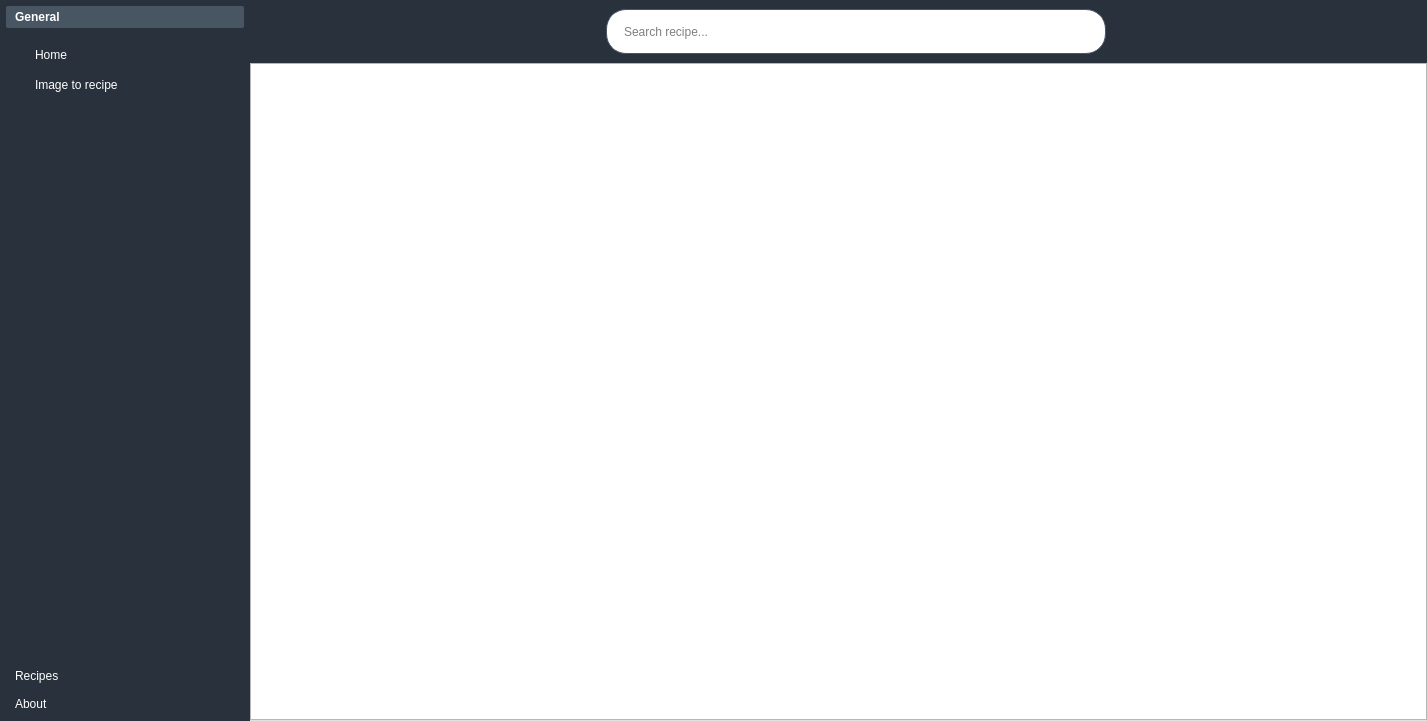
<?xml version="1.0" encoding="UTF-8"?>
<ui version="4.0">
 <class>MainWindow</class>
 <widget class="QMainWindow" name="MainWindow">
  <property name="geometry">
   <rect>
    <x>0</x>
    <y>0</y>
    <width>1427</width>
    <height>721</height>
   </rect>
  </property>
  <property name="maximumSize">
   <size>
    <width>1427</width>
    <height>721</height>
   </size>
  </property>
  <property name="windowTitle">
   <string>MainWindow</string>
  </property>
  <property name="styleSheet">
   <string notr="true">QMainWindow::title {
    background-color: #29323c;
}</string>
  </property>
  <widget class="QWidget" name="centralwidget">
   <property name="styleSheet">
    <string notr="true">QMainWindow::title {
    background-color: #29323c;
}</string>
   </property>
   <layout class="QGridLayout" name="gridLayout_3">
    <property name="leftMargin">
     <number>0</number>
    </property>
    <property name="topMargin">
     <number>0</number>
    </property>
    <property name="rightMargin">
     <number>0</number>
    </property>
    <property name="bottomMargin">
     <number>0</number>
    </property>
    <property name="spacing">
     <number>0</number>
    </property>
    <item row="0" column="0">
     <widget class="QSplitter" name="splitter">
      <property name="orientation">
       <enum>Qt::Horizontal</enum>
      </property>
      <property name="handleWidth">
       <number>0</number>
      </property>
      <widget class="QWidget" name="menue_widget" native="true">
       <property name="minimumSize">
        <size>
         <width>250</width>
         <height>0</height>
        </size>
       </property>
       <property name="styleSheet">
        <string notr="true">background: #29323c;
color: #fff;
border: none</string>
       </property>
       <layout class="QGridLayout" name="gridLayout">
        <property name="leftMargin">
         <number>6</number>
        </property>
        <property name="topMargin">
         <number>6</number>
        </property>
        <property name="rightMargin">
         <number>6</number>
        </property>
        <property name="bottomMargin">
         <number>6</number>
        </property>
        <property name="horizontalSpacing">
         <number>5</number>
        </property>
        <item row="0" column="0">
         <widget class="QToolBox" name="toolBox">
          <property name="styleSheet">
           <string notr="true">#toolBox {
	color:#fff;
}

#toolBox::tab {
	padding-left:5px;
	text-align:left;
    border-radius:2px;
}

#toolBox::tab:selected {
	background-color: #485563;
	font-weight: bold;
}

#toolBox QPushButton {
	color: #fff;
	padding: 5px 0px 5px 20px;
	text-align: left;
    border-radius: 3px;
}

#toolBox QPushButton:hover {
	background-color: #485563;
}

#toolBox QPushButton:checked {
	background-color: #4398d8;
}</string>
          </property>
          <property name="currentIndex">
           <number>0</number>
          </property>
          <widget class="QWidget" name="general_page">
           <property name="geometry">
            <rect>
             <x>0</x>
             <y>0</y>
             <width>238</width>
             <height>604</height>
            </rect>
           </property>
           <property name="minimumSize">
            <size>
             <width>0</width>
             <height>0</height>
            </size>
           </property>
           <attribute name="icon">
            <iconset resource="../static/resource.qrc">
             <normaloff>:/icons/icons/home.svg</normaloff>:/icons/icons/home.svg</iconset>
           </attribute>
           <attribute name="label">
            <string>General</string>
           </attribute>
           <layout class="QVBoxLayout" name="verticalLayout">
            <item>
             <widget class="QPushButton" name="homeButton">
              <property name="minimumSize">
               <size>
                <width>0</width>
                <height>0</height>
               </size>
              </property>
              <property name="maximumSize">
               <size>
                <width>12121212</width>
                <height>16777215</height>
               </size>
              </property>
              <property name="focusPolicy">
               <enum>Qt::NoFocus</enum>
              </property>
              <property name="text">
               <string>Home</string>
              </property>
              <property name="checkable">
               <bool>true</bool>
              </property>
             </widget>
            </item>
            <item>
             <widget class="QPushButton" name="imagtToRecipeButton">
              <property name="text">
               <string>Image to recipe</string>
              </property>
              <property name="checkable">
               <bool>true</bool>
              </property>
             </widget>
            </item>
            <item>
             <spacer name="verticalSpacer_general">
              <property name="orientation">
               <enum>Qt::Vertical</enum>
              </property>
              <property name="sizeHint" stdset="0">
               <size>
                <width>20</width>
                <height>494</height>
               </size>
              </property>
             </spacer>
            </item>
           </layout>
          </widget>
          <widget class="QWidget" name="recipes_page">
           <property name="geometry">
            <rect>
             <x>0</x>
             <y>0</y>
             <width>238</width>
             <height>604</height>
            </rect>
           </property>
           <attribute name="icon">
            <iconset resource="../static/resource.qrc">
             <normaloff>:/icons/icons/book-open.svg</normaloff>:/icons/icons/book-open.svg</iconset>
           </attribute>
           <attribute name="label">
            <string>Recipes</string>
           </attribute>
           <layout class="QVBoxLayout" name="verticalLayout_2">
            <item>
             <spacer name="verticalSpacer_recipes">
              <property name="orientation">
               <enum>Qt::Vertical</enum>
              </property>
              <property name="sizeHint" stdset="0">
               <size>
                <width>20</width>
                <height>598</height>
               </size>
              </property>
             </spacer>
            </item>
           </layout>
          </widget>
          <widget class="QWidget" name="about_page">
           <property name="geometry">
            <rect>
             <x>0</x>
             <y>0</y>
             <width>238</width>
             <height>604</height>
            </rect>
           </property>
           <attribute name="icon">
            <iconset resource="../static/resource.qrc">
             <normaloff>:/icons/icons/info.svg</normaloff>:/icons/icons/info.svg</iconset>
           </attribute>
           <attribute name="label">
            <string>About</string>
           </attribute>
          </widget>
         </widget>
        </item>
       </layout>
      </widget>
      <widget class="QWidget" name="main_widget" native="true">
       <layout class="QGridLayout" name="gridLayout_2">
        <property name="leftMargin">
         <number>0</number>
        </property>
        <property name="topMargin">
         <number>0</number>
        </property>
        <property name="rightMargin">
         <number>0</number>
        </property>
        <property name="bottomMargin">
         <number>0</number>
        </property>
        <property name="spacing">
         <number>0</number>
        </property>
        <item row="0" column="0">
         <widget class="QWidget" name="search_widget" native="true">
          <property name="styleSheet">
           <string notr="true">#search_widget {
	background-color: #29323c ;
}
</string>
          </property>
          <layout class="QHBoxLayout" name="horizontalLayout_2">
           <item>
            <widget class="QPushButton" name="pushButton_3">
             <property name="minimumSize">
              <size>
               <width>30</width>
               <height>30</height>
              </size>
             </property>
             <property name="maximumSize">
              <size>
               <width>30</width>
               <height>30</height>
              </size>
             </property>
             <property name="styleSheet">
              <string notr="true">background-color: #29323c ;
border: none;</string>
             </property>
             <property name="text">
              <string/>
             </property>
             <property name="icon">
              <iconset resource="../static/resource.qrc">
               <normaloff>:/icons/icons/arrow-left.svg</normaloff>
               <normalon>:/icons/icons/arrow-right.svg</normalon>:/icons/icons/arrow-left.svg</iconset>
             </property>
             <property name="iconSize">
              <size>
               <width>24</width>
               <height>24</height>
              </size>
             </property>
             <property name="checkable">
              <bool>true</bool>
             </property>
            </widget>
           </item>
           <item>
            <spacer name="horizontalSpacer">
             <property name="orientation">
              <enum>Qt::Horizontal</enum>
             </property>
             <property name="sizeHint" stdset="0">
              <size>
               <width>334</width>
               <height>20</height>
              </size>
             </property>
            </spacer>
           </item>
           <item>
            <widget class="QFrame" name="search_frame">
             <property name="minimumSize">
              <size>
               <width>500</width>
               <height>0</height>
              </size>
             </property>
             <property name="styleSheet">
              <string notr="true">#search_frame {
	border: 1px solid #485563;
	border-radius: 20px;
	background-color: #fff;
}
#search_frame QPushButton {
	padding: 5px 5px;
	border-radius: 15px;
}
#search_frame QPushButton:pressed {
	padding-left: 10px;
}
#search_frame QLineEdit {
 	border: none;
}</string>
             </property>
             <property name="frameShape">
              <enum>QFrame::StyledPanel</enum>
             </property>
             <property name="frameShadow">
              <enum>QFrame::Raised</enum>
             </property>
             <layout class="QHBoxLayout" name="horizontalLayout">
              <property name="leftMargin">
               <number>15</number>
              </property>
              <property name="topMargin">
               <number>10</number>
              </property>
              <property name="rightMargin">
               <number>5</number>
              </property>
              <item>
               <widget class="QLineEdit" name="lineEdit">
                <property name="minimumSize">
                 <size>
                  <width>300</width>
                  <height>0</height>
                 </size>
                </property>
                <property name="maximumSize">
                 <size>
                  <width>16777215</width>
                  <height>1212121</height>
                 </size>
                </property>
                <property name="placeholderText">
                 <string>Search recipe...</string>
                </property>
               </widget>
              </item>
              <item>
               <widget class="QPushButton" name="search_btn">
                <property name="minimumSize">
                 <size>
                  <width>50</width>
                  <height>0</height>
                 </size>
                </property>
                <property name="text">
                 <string/>
                </property>
                <property name="icon">
                 <iconset resource="../static/resource.qrc">
                  <normaloff>:/icons/icons/search.svg</normaloff>:/icons/icons/search.svg</iconset>
                </property>
               </widget>
              </item>
             </layout>
            </widget>
           </item>
           <item>
            <spacer name="horizontalSpacer_2">
             <property name="orientation">
              <enum>Qt::Horizontal</enum>
             </property>
             <property name="sizeHint" stdset="0">
              <size>
               <width>334</width>
               <height>20</height>
              </size>
             </property>
            </spacer>
           </item>
          </layout>
         </widget>
        </item>
        <item row="1" column="0">
         <widget class="QTabWidget" name="tabWidget">
          <property name="styleSheet">
           <string notr="true">#tabWidget {
	background-color: #fff;
}

QTabBar::close-button {
	margin-left: 3px;
	image: url(:/icons/icons/x-circle (1).svg);
}

QTabBar::close-button:hover {
	margin-left: 3px;
	image: url(:/icons/icons/x-circle-red.svg);
}
</string>
          </property>
          <property name="currentIndex">
           <number>-1</number>
          </property>
          <property name="tabsClosable">
           <bool>true</bool>
          </property>
         </widget>
        </item>
       </layout>
      </widget>
     </widget>
    </item>
   </layout>
  </widget>
 </widget>
 <resources>
  <include location="../static/resource.qrc"/>
 </resources>
 <connections>
  <connection>
   <sender>pushButton_3</sender>
   <signal>toggled(bool)</signal>
   <receiver>menue_widget</receiver>
   <slot>setHidden(bool)</slot>
   <hints>
    <hint type="sourcelabel">
     <x>213</x>
     <y>31</y>
    </hint>
    <hint type="destinationlabel">
     <x>98</x>
     <y>360</y>
    </hint>
   </hints>
  </connection>
 </connections>
</ui>
